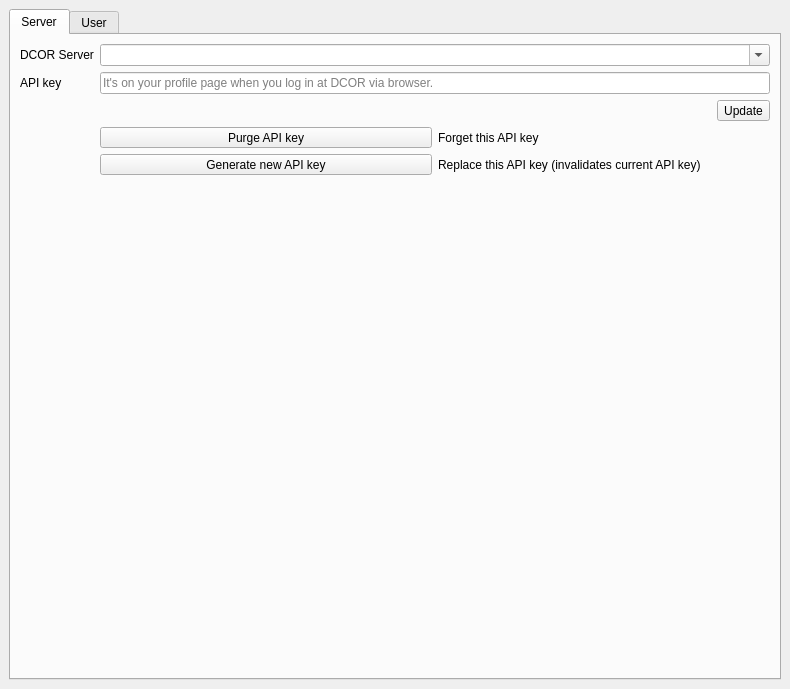
<?xml version="1.0" encoding="UTF-8"?>
<ui version="4.0">
 <class>MainWindow</class>
 <widget class="QMainWindow" name="MainWindow">
  <property name="geometry">
   <rect>
    <x>0</x>
    <y>0</y>
    <width>790</width>
    <height>689</height>
   </rect>
  </property>
  <property name="windowTitle">
   <string>MainWindow</string>
  </property>
  <widget class="QWidget" name="centralwidget">
   <layout class="QVBoxLayout" name="verticalLayout">
    <item>
     <widget class="QTabWidget" name="tabWidget">
      <property name="tabPosition">
       <enum>QTabWidget::North</enum>
      </property>
      <property name="currentIndex">
       <number>0</number>
      </property>
      <widget class="QWidget" name="tab_server">
       <attribute name="title">
        <string>Server</string>
       </attribute>
       <layout class="QGridLayout" name="gridLayout">
        <item row="2" column="1">
         <layout class="QHBoxLayout" name="horizontalLayout_3">
          <item>
           <spacer name="horizontalSpacer_2">
            <property name="orientation">
             <enum>Qt::Horizontal</enum>
            </property>
            <property name="sizeHint" stdset="0">
             <size>
              <width>40</width>
              <height>20</height>
             </size>
            </property>
           </spacer>
          </item>
          <item>
           <widget class="QToolButton" name="toolButton_server_update">
            <property name="text">
             <string>Update</string>
            </property>
           </widget>
          </item>
         </layout>
        </item>
        <item row="1" column="1">
         <widget class="QLineEdit" name="lineEdit_api_key">
          <property name="echoMode">
           <enum>QLineEdit::Password</enum>
          </property>
          <property name="placeholderText">
           <string>It's on your profile page when you log in at DCOR via browser.</string>
          </property>
         </widget>
        </item>
        <item row="1" column="0">
         <widget class="QLabel" name="label_2">
          <property name="text">
           <string>API key</string>
          </property>
         </widget>
        </item>
        <item row="3" column="1">
         <layout class="QGridLayout" name="gridLayout_2">
          <item row="0" column="1">
           <widget class="QLabel" name="label_3">
            <property name="text">
             <string>Forget this API key</string>
            </property>
           </widget>
          </item>
          <item row="1" column="1">
           <widget class="QLabel" name="label_4">
            <property name="text">
             <string>Replace this API key (invalidates current API key)</string>
            </property>
           </widget>
          </item>
          <item row="0" column="0">
           <widget class="QToolButton" name="toolButton_api_key_purge">
            <property name="sizePolicy">
             <sizepolicy hsizetype="Preferred" vsizetype="Fixed">
              <horstretch>0</horstretch>
              <verstretch>0</verstretch>
             </sizepolicy>
            </property>
            <property name="text">
             <string>Purge API key</string>
            </property>
           </widget>
          </item>
          <item row="1" column="0">
           <widget class="QToolButton" name="toolButton_api_key_cycle">
            <property name="sizePolicy">
             <sizepolicy hsizetype="Preferred" vsizetype="Fixed">
              <horstretch>0</horstretch>
              <verstretch>0</verstretch>
             </sizepolicy>
            </property>
            <property name="text">
             <string>Generate new API key</string>
            </property>
           </widget>
          </item>
         </layout>
        </item>
        <item row="0" column="1">
         <widget class="QComboBox" name="comboBox_server">
          <property name="editable">
           <bool>true</bool>
          </property>
          <property name="currentText">
           <string notr="true"/>
          </property>
         </widget>
        </item>
        <item row="0" column="0">
         <widget class="QLabel" name="label">
          <property name="text">
           <string>DCOR Server</string>
          </property>
         </widget>
        </item>
        <item row="4" column="1">
         <spacer name="verticalSpacer">
          <property name="orientation">
           <enum>Qt::Vertical</enum>
          </property>
          <property name="sizeHint" stdset="0">
           <size>
            <width>20</width>
            <height>0</height>
           </size>
          </property>
         </spacer>
        </item>
       </layout>
      </widget>
      <widget class="QWidget" name="tab_user">
       <attribute name="title">
        <string>User</string>
       </attribute>
       <layout class="QGridLayout" name="gridLayout_3">
        <item row="0" column="0">
         <widget class="QLabel" name="label_8">
          <property name="text">
           <string>ID</string>
          </property>
         </widget>
        </item>
        <item row="0" column="1">
         <widget class="QLineEdit" name="lineEdit_user_id">
          <property name="frame">
           <bool>false</bool>
          </property>
          <property name="readOnly">
           <bool>true</bool>
          </property>
         </widget>
        </item>
        <item row="1" column="0">
         <widget class="QLabel" name="label_6">
          <property name="text">
           <string>Name</string>
          </property>
         </widget>
        </item>
        <item row="1" column="1">
         <widget class="QLineEdit" name="lineEdit_user_name"/>
        </item>
        <item row="2" column="0">
         <widget class="QLabel" name="label_5">
          <property name="text">
           <string>Email</string>
          </property>
         </widget>
        </item>
        <item row="2" column="1">
         <widget class="QLineEdit" name="lineEdit_user_email"/>
        </item>
        <item row="3" column="0">
         <widget class="QLabel" name="label_7">
          <property name="text">
           <string>About</string>
          </property>
          <property name="alignment">
           <set>Qt::AlignLeading|Qt::AlignLeft|Qt::AlignTop</set>
          </property>
         </widget>
        </item>
        <item row="3" column="1">
         <widget class="QPlainTextEdit" name="plainTextEdit_user_about"/>
        </item>
        <item row="4" column="1">
         <layout class="QHBoxLayout" name="horizontalLayout_2">
          <item>
           <spacer name="horizontalSpacer">
            <property name="orientation">
             <enum>Qt::Horizontal</enum>
            </property>
            <property name="sizeHint" stdset="0">
             <size>
              <width>40</width>
              <height>20</height>
             </size>
            </property>
           </spacer>
          </item>
          <item>
           <widget class="QToolButton" name="toolButton_user_update">
            <property name="text">
             <string>Update</string>
            </property>
           </widget>
          </item>
         </layout>
        </item>
       </layout>
      </widget>
     </widget>
    </item>
   </layout>
  </widget>
 </widget>
 <resources/>
 <connections/>
</ui>
